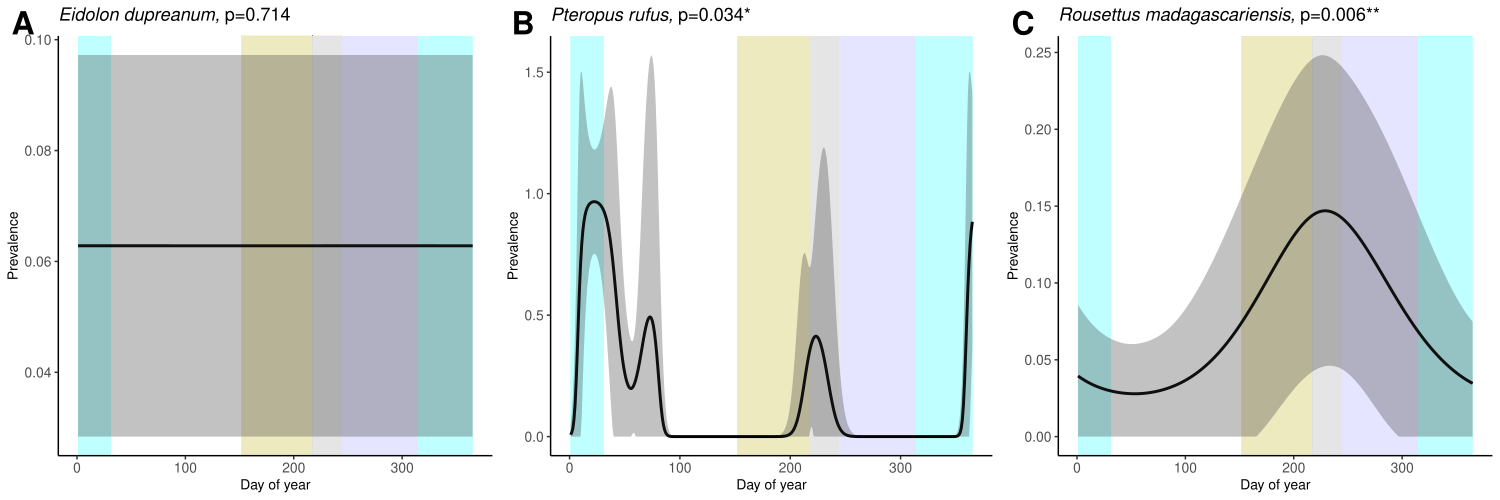

Recreate this plot in R.

rm(list=ls())

#packages
library(sf)
library(mapplots)
library(scatterpie)
library(maptools)
library(plyr) 
library(dplyr) 
library(tidyr)
library(ggplot2)
library(ggnewscale)
library(ggspatial)
library(ggrepel)
library(hrbrthemes)
library(reshape)
library(paletteer)
library(ggh4x)
library(cowplot)
library(ggplotify)
library(mgcv)


#make a dataset that has individual bats listed, so we want it sorted by sampleid
rm(list=ls())
homewd = "/Users/gwenddolenkettenburg/Desktop/developer/mada-bat-picornavirus" 
dat2 <- read.csv(file = paste0(homewd,"/metadata/demo_sequences_picornavirales_fecesurine_meta_2018_2019_byday.csv"), header = T, stringsAsFactors = F)
head(dat2)
names(dat2)

#clean class
unique(dat2$bat_sex)

dat2$bat_sex <- dat2$bat_sex
dat2$bat_sex[dat2$bat_sex=="female"] <- "Female"
dat2$bat_sex[dat2$bat_sex=="male"] <- "Male"

#clean class
unique(dat2$bat_age_class)

#and rank by rough age
unique(dat2$young_of_year)
dat2$bat_age_class <- dat2$bat_age_class
dat2$bat_age_class[dat2$bat_age_class=="P" | dat2$bat_age_class=="L"] <- "A"
dat2$bat_age_class[dat2$bat_age_class=="NL" | dat2$young_of_year=="no"] <- "A"
dat2$bat_age_class[dat2$young_of_year=="yes"] <- "J"

unique(dat2$any_picorna)

#select columns of interest
dat2 <- dplyr::select(dat2,roost_site,bat_age_class,bat_sex, collection_date,
                     species, sampleid, any_picorna,virus, type, family,
                     month, year, day_of_year, specific_roost_site)

head(dat2)
unique(dat2$roost_site)

#get into dat2e form
dat2$collection_date <- as.Date(dat2$collection_date,format = "%m/%d/%y")

#change picorna to numeric
dat2$any_picorna <- as.numeric(dat2$any_picorna)
names(dat2)[names(dat2)=="bat_species"] <- "species"

#and make sure it is only 1 of the same sample type per each dat2e
#dat2.list<- dlply(dat2, .(sampleid))

#summarize into prevalence by species and epiwk
dat2 <- ddply(dat2, .(sampleid, species, day_of_year,year,virus,family, bat_age_class, bat_sex, specific_roost_site), summarise, N=length(any_picorna), pos=sum(any_picorna))

#get negatives and prevalence
dat2$neg= dat2$N-dat2$pos
dat2$prevalence <- dat2$pos/dat2$N

#simplify= the name of "host_genus_species" 
names(dat2)[names(dat2)=="host_genus_species"] <- "species"

#make the dat2a into factors
dat2$species<-factor(dat2$species, levels=c("Eidolon dupreanum", "Pteropus rufus", "Rousettus madagascariensis"))
dat2$virus<-factor(dat2$virus, levels=c("aparavirus", "bat picornavirus", "cheravirus", "cripavirus", "felisavirus",
                                              "hepatovirus","kobuvirus","kunsagivirus","mischivirus","nepovirus","picorna-like virus",
                                              "sapelovirus","sapovirus","teschovirus","tetnovirus"))
dat2$family<-factor(dat2$family, levels=c("picornaviridae", "caliciviridae", "secoviridae","iflaviridae","unclassified"))
dat2$bat_sex<-factor(dat2$bat_sex, levels=c("Male", "Female"))
dat2$bat_age_class<-factor(dat2$bat_age_class, levels=c("J", "A"))
dat2$year<-factor(dat2$year, levels=c("2018","2019"))




#individual predictors of pos neg status exploration
all<-gam(pos~s(day_of_year, bs="cc", k=7)+s(year,bs="re"), data=dat2, family = binomial)
all
summary(all)
plot(all)
#not sig, no effect of year

species<-gam(pos~s(day_of_year,by=species, bs="cc", k=7)+s(year,bs="re"), data=dat2, family = binomial)
species
summary(species)
plot(species)
#RM and PR sig, no effect of year

virus<-gam(pos~s(day_of_year,by=virus, bs="cc", k=7)+s(year,bs="re"), data=dat2, family = binomial)
virus
summary(virus)
plot(virus)
#none sig, no effect of year

family<-gam(pos~s(day_of_year, by=family, bs="cc", k=7)+s(year,bs="re"), data=dat2, family = binomial)
family
summary(family)
plot(family)
#not sig, no effect of year

sex<-gam(pos~s(day_of_year, by=bat_sex, bs="cc", k=7)+s(year,bs="re"), data=dat2, family = binomial)
sex
summary(sex)
plot(sex)
#male sig, no effect of year

age<-gam(pos~s(day_of_year, by=bat_age_class,bs="cc", k=7)+s(year,bs="re"), data=dat2, family=binomial)
age
summary(age)
plot(age)
#adult sig, no effect of year






#Make nicer looking plots for "by bat"


#all positives
pred.df=cbind.data.frame(day_of_year=1:365, year=2019)
pred.df$predicted_count<-predict.gam(all, newdata=pred.df, type = "response", se.fit = T)$fit
pred.df$predicted_count_se <- predict.gam(all, newdata=pred.df,type = "response",se.fit = T)$se
pred.df$predicted_count_lci <- pred.df$predicted_count -1.96*pred.df$predicted_count_se
pred.df$predicted_count_uci <- pred.df$predicted_count +1.96*pred.df$predicted_count_se
pred.df$predicted_count_lci[pred.df$predicted_count_lci <0] <- 0

allpos<-ggplot(dat2)+
  geom_rect(aes(xmin=152, xmax=244, ymin=-Inf, ymax=Inf),fill="lemonchiffon2", alpha=0.5)+
  geom_rect(aes(xmin=217, xmax=314, ymin=-Inf, ymax=Inf),fill="#CCCCFF", alpha=0.02)+
  geom_rect(aes(xmin=314, xmax=365, ymin=-Inf, ymax=Inf),fill="paleturquoise1", alpha=0.1)+
  geom_rect(aes(xmin=1, xmax=31, ymin=-Inf, ymax=Inf),fill="paleturquoise1", alpha=0.1)+
  theme_classic()+ylab("Prevalence")+xlab("Day of year")+
  geom_line(data=pred.df, aes(x=day_of_year, y=predicted_count), size=1) +
  geom_ribbon(data=pred.df, aes(x=day_of_year, ymin=predicted_count_lci, ymax=predicted_count_uci), alpha=.3)+
  theme(axis.text.x = element_text(size=10), axis.text.y = element_text(size=10),axis.title.y = element_text(size=10),axis.title.x = element_text(size=10))+
  scale_x_continuous(breaks=c(0,100,200,300), labels=c("0", "100", "200", "300"))+
  ggtitle("Picornavirales prevalence over time, p=0.113")

allpos

#subset by species
ED<-subset(dat2, species=="Eidolon dupreanum")
RM<-subset(dat2, species=="Rousettus madagascariensis")
PR<-subset(dat2, species=="Pteropus rufus")

EDgam<-gam(pos~s(day_of_year,bs="cc", k=7)+s(year,bs="re"), data=ED, family = binomial)
RMgam<-gam(pos~s(day_of_year, bs="cc", k=7)+s(year,bs="re"), data=RM, family = binomial)
PRgam<-gam(pos~s(day_of_year, bs="cc", k=7)+s(year,bs="re"), data=PR, family = binomial)

#eidolon
pred.df=cbind.data.frame(day_of_year=1:365, year=2019)
pred.df$predicted_count<-predict.gam(EDgam, newdata=pred.df, type = "response", se.fit = T)$fit
pred.df$predicted_count_se <- predict.gam(EDgam, newdata=pred.df,type = "response",se.fit = T)$se
pred.df$predicted_count_lci <- pred.df$predicted_count -1.96*pred.df$predicted_count_se
pred.df$predicted_count_uci <- pred.df$predicted_count +1.96*pred.df$predicted_count_se
pred.df$predicted_count_lci[pred.df$predicted_count_lci <0] <- 0

title<-expression(paste(italic("Eidolon dupreanum, "), "p=0.714"))
edup<-ggplot(ED)+
  geom_rect(aes(xmin=152, xmax=244, ymin=-Inf, ymax=Inf),fill="lemonchiffon2", alpha=0.5)+
  geom_rect(aes(xmin=217, xmax=314, ymin=-Inf, ymax=Inf),fill="#CCCCFF", alpha=0.02)+
  geom_rect(aes(xmin=314, xmax=365, ymin=-Inf, ymax=Inf),fill="paleturquoise1", alpha=0.1)+
  geom_rect(aes(xmin=1, xmax=31, ymin=-Inf, ymax=Inf),fill="paleturquoise1", alpha=0.1)+
  theme_classic()+ylab("Prevalence")+xlab("Day of year")+
  geom_line(data=pred.df, aes(x=day_of_year, y=predicted_count), size=1) +
  geom_ribbon(data=pred.df, aes(x=day_of_year, ymin=predicted_count_lci, ymax=predicted_count_uci), alpha=.3)+
  theme(axis.text.x = element_text(size=10), axis.text.y = element_text(size=10),axis.title.y = element_text(size=10),axis.title.x = element_text(size=10))+
  scale_x_continuous(breaks=c(0,100,200,300), labels=c("0", "100", "200", "300"))+
  ggtitle(title)

edup


#pteropus
pred.df=cbind.data.frame(day_of_year=1:365, year=2019)
pred.df$predicted_count<-predict.gam(PRgam, newdata=pred.df, type = "response", se.fit = T)$fit
pred.df$predicted_count_se <- predict.gam(PRgam, newdata=pred.df,type = "response",se.fit = T)$se
pred.df$predicted_count_lci <- pred.df$predicted_count -1.96*pred.df$predicted_count_se
pred.df$predicted_count_uci <- pred.df$predicted_count +1.96*pred.df$predicted_count_se
pred.df$predicted_count_lci[pred.df$predicted_count_lci <0] <- 0

title<-expression(paste(italic("Pteropus rufus, "), "p=0.034*"))
pruf<-ggplot(PR)+
  geom_rect(aes(xmin=152, xmax=244, ymin=-Inf, ymax=Inf),fill="lemonchiffon2", alpha=0.5)+
  geom_rect(aes(xmin=217, xmax=314, ymin=-Inf, ymax=Inf),fill="#CCCCFF", alpha=0.02)+
  geom_rect(aes(xmin=314, xmax=365, ymin=-Inf, ymax=Inf),fill="paleturquoise1", alpha=0.1)+
  geom_rect(aes(xmin=1, xmax=31, ymin=-Inf, ymax=Inf),fill="paleturquoise1", alpha=0.1)+
  theme_classic()+ylab("Prevalence")+xlab("Day of year")+
  geom_line(data=pred.df, aes(x=day_of_year, y=predicted_count), size=1) +
  geom_ribbon(data=pred.df, aes(x=day_of_year, ymin=predicted_count_lci, ymax=predicted_count_uci), alpha=.3)+
  theme(axis.text.x = element_text(size=10), axis.text.y = element_text(size=10),axis.title.y = element_text(size=10),axis.title.x = element_text(size=10))+
  scale_x_continuous(breaks=c(0,100,200,300), labels=c("0", "100", "200", "300"))+
  ggtitle(title)

pruf


#rousettus
pred.df=cbind.data.frame(day_of_year=1:365, year=2019)
pred.df$predicted_count<-predict.gam(RMgam, newdata=pred.df, type = "response", se.fit = T)$fit
pred.df$predicted_count_se <- predict.gam(RMgam, newdata=pred.df,type = "response",se.fit = T)$se
pred.df$predicted_count_lci <- pred.df$predicted_count -1.96*pred.df$predicted_count_se
pred.df$predicted_count_uci <- pred.df$predicted_count +1.96*pred.df$predicted_count_se
pred.df$predicted_count_lci[pred.df$predicted_count_lci <0] <- 0

title<-expression(paste(italic("Rousettus madagascariensis, "), "p=0.006**"))
rmad<-ggplot(RM)+
  geom_rect(aes(xmin=152, xmax=244, ymin=-Inf, ymax=Inf),fill="lemonchiffon2", alpha=0.5)+
  geom_rect(aes(xmin=217, xmax=314, ymin=-Inf, ymax=Inf),fill="#CCCCFF", alpha=0.02)+
  geom_rect(aes(xmin=314, xmax=365, ymin=-Inf, ymax=Inf),fill="paleturquoise1", alpha=0.1)+
  geom_rect(aes(xmin=1, xmax=31, ymin=-Inf, ymax=Inf),fill="paleturquoise1", alpha=0.1)+
  theme_classic()+ylab("Prevalence")+xlab("Day of year")+
  geom_line(data=pred.df, aes(x=day_of_year, y=predicted_count), size=1) +
  geom_ribbon(data=pred.df, aes(x=day_of_year, ymin=predicted_count_lci, ymax=predicted_count_uci), alpha=.3)+
  theme(axis.text.x = element_text(size=10), axis.text.y = element_text(size=10),axis.title.y = element_text(size=10),axis.title.x = element_text(size=10))+
  scale_x_continuous(breaks=c(0,100,200,300), labels=c("0", "100", "200", "300"))+
  ggtitle(title)
rmad

#all three next to each other for analysis
species<-plot_grid(edup, pruf, rmad, nrow=1, labels="AUTO", label_size = 23)
species

#export 15x5 inch PDF landscape as a supplemental figure

#subset age and sex
Adult<-subset(dat2, bat_age_class=="A")
Juv<-subset(dat2, bat_age_class=="J")
Adultgam<-gam(pos~s(day_of_year,bs="cc", k=7)+s(year,bs="re"), data=Adult, family=binomial)
Juvgam<-gam(pos~s(day_of_year, bs="cc", k=7)+s(year,bs="re"), data=Juv, family=binomial)

Fem<-subset(dat2, bat_sex=="Female")
Male<-subset(dat2, bat_sex=="Male")
Femgam<-gam(pos~s(day_of_year,bs="cc", k=7)+s(year,bs="re"), data=Fem, family=binomial)
Malegam<-gam(pos~s(day_of_year,bs="cc", k=7)+s(year,bs="re"), data=Male, family=binomial)


#females
pred.df=cbind.data.frame(day_of_year=1:365, year=2019)
pred.df$predicted_count<-predict.gam(Femgam, newdata=pred.df, type = "response", se.fit = T)$fit
pred.df$predicted_count_se <- predict.gam(Femgam, newdata=pred.df,type = "response",se.fit = T)$se
pred.df$predicted_count_lci <- pred.df$predicted_count -1.96*pred.df$predicted_count_se
pred.df$predicted_count_uci <- pred.df$predicted_count +1.96*pred.df$predicted_count_se
pred.df$predicted_count_lci[pred.df$predicted_count_lci <0] <- 0

females<-ggplot(Fem)+
  geom_rect(aes(xmin=152, xmax=244, ymin=-Inf, ymax=Inf),fill="lemonchiffon2", alpha=0.5)+
  geom_rect(aes(xmin=217, xmax=314, ymin=-Inf, ymax=Inf),fill="#CCCCFF", alpha=0.02)+
  geom_rect(aes(xmin=314, xmax=365, ymin=-Inf, ymax=Inf),fill="paleturquoise1", alpha=0.1)+
  geom_rect(aes(xmin=1, xmax=31, ymin=-Inf, ymax=Inf),fill="paleturquoise1", alpha=0.1)+
  theme_classic()+ylab("Prevalence")+xlab("Day of year")+
  geom_line(data=pred.df, aes(x=day_of_year, y=predicted_count), size=1) +
  geom_ribbon(data=pred.df, aes(x=day_of_year, ymin=predicted_count_lci, ymax=predicted_count_uci), alpha=.3)+
  theme(axis.text.x = element_text(size=10), axis.text.y = element_text(size=10),axis.title.y = element_text(size=10),axis.title.x = element_text(size=10))+
  scale_x_continuous(breaks=c(0,100,200,300), labels=c("0", "100", "200", "300"))+
  ggtitle("Females, p=0.782")
females


#males
pred.df=cbind.data.frame(day_of_year=1:365, year=2019)
pred.df$predicted_count<-predict.gam(Malegam, newdata=pred.df, type = "response", se.fit = T)$fit
pred.df$predicted_count_se <- predict.gam(Malegam, newdata=pred.df,type = "response",se.fit = T)$se
pred.df$predicted_count_lci <- pred.df$predicted_count -1.96*pred.df$predicted_count_se
pred.df$predicted_count_uci <- pred.df$predicted_count +1.96*pred.df$predicted_count_se
pred.df$predicted_count_lci[pred.df$predicted_count_lci <0] <- 0

males<-ggplot(Male)+
  geom_rect(aes(xmin=152, xmax=244, ymin=-Inf, ymax=Inf),fill="lemonchiffon2", alpha=0.5)+
  geom_rect(aes(xmin=217, xmax=314, ymin=-Inf, ymax=Inf),fill="#CCCCFF", alpha=0.02)+
  geom_rect(aes(xmin=314, xmax=365, ymin=-Inf, ymax=Inf),fill="paleturquoise1", alpha=0.1)+
  geom_rect(aes(xmin=1, xmax=31, ymin=-Inf, ymax=Inf),fill="paleturquoise1", alpha=0.1)+
  theme_classic()+ylab("Prevalence")+xlab("Day of year")+
  geom_line(data=pred.df, aes(x=day_of_year, y=predicted_count), size=1) +
  geom_ribbon(data=pred.df, aes(x=day_of_year, ymin=predicted_count_lci, ymax=predicted_count_uci), alpha=.3)+
  theme(axis.text.x = element_text(size=10), axis.text.y = element_text(size=10),axis.title.y = element_text(size=10),axis.title.x = element_text(size=10))+
  scale_x_continuous(breaks=c(0,100,200,300), labels=c("0", "100", "200", "300"))+
  ggtitle("Males, p=0.026*")
males


#adults
pred.df=cbind.data.frame(day_of_year=1:365, year=2019)
pred.df$predicted_count<-predict.gam(Adultgam, newdata=pred.df, type = "response", se.fit = T)$fit
pred.df$predicted_count_se <- predict.gam(Adultgam, newdata=pred.df,type = "response",se.fit = T)$se
pred.df$predicted_count_lci <- pred.df$predicted_count -1.96*pred.df$predicted_count_se
pred.df$predicted_count_uci <- pred.df$predicted_count +1.96*pred.df$predicted_count_se
pred.df$predicted_count_lci[pred.df$predicted_count_lci <0] <- 0

adults<-ggplot(Adult)+
  geom_rect(aes(xmin=152, xmax=244, ymin=-Inf, ymax=Inf),fill="lemonchiffon2", alpha=0.5)+
  geom_rect(aes(xmin=217, xmax=314, ymin=-Inf, ymax=Inf),fill="#CCCCFF", alpha=0.02)+
  geom_rect(aes(xmin=314, xmax=365, ymin=-Inf, ymax=Inf),fill="paleturquoise1", alpha=0.1)+
  geom_rect(aes(xmin=1, xmax=31, ymin=-Inf, ymax=Inf),fill="paleturquoise1", alpha=0.1)+
  theme_classic()+ylab("Prevalence")+xlab("Day of year")+
  geom_line(data=pred.df, aes(x=day_of_year, y=predicted_count), size=1) +
  geom_ribbon(data=pred.df, aes(x=day_of_year, ymin=predicted_count_lci, ymax=predicted_count_uci), alpha=.3)+
  theme(axis.text.x = element_text(size=10), axis.text.y = element_text(size=10),axis.title.y = element_text(size=10),axis.title.x = element_text(size=10))+
  scale_x_continuous(breaks=c(0,100,200,300), labels=c("0", "100", "200", "300"))+
  ggtitle("Adults, p=0.090")
adults


#juveniles
pred.df=cbind.data.frame(day_of_year=1:365, year=2019)
pred.df$predicted_count<-predict.gam(Juvgam, newdata=pred.df, type = "response", se.fit = T)$fit
pred.df$predicted_count_se <- predict.gam(Juvgam, newdata=pred.df,type = "response",se.fit = T)$se
pred.df$predicted_count_lci <- pred.df$predicted_count -1.96*pred.df$predicted_count_se
pred.df$predicted_count_uci <- pred.df$predicted_count +1.96*pred.df$predicted_count_se
pred.df$predicted_count_lci[pred.df$predicted_count_lci <0] <- 0

juveniles<-ggplot(Juv)+
  geom_rect(aes(xmin=152, xmax=244, ymin=-Inf, ymax=Inf),fill="lemonchiffon2", alpha=0.5)+
  geom_rect(aes(xmin=217, xmax=314, ymin=-Inf, ymax=Inf),fill="#CCCCFF", alpha=0.02)+
  geom_rect(aes(xmin=314, xmax=365, ymin=-Inf, ymax=Inf),fill="paleturquoise1", alpha=0.1)+
  geom_rect(aes(xmin=1, xmax=31, ymin=-Inf, ymax=Inf),fill="paleturquoise1", alpha=0.1)+
  theme_classic()+ylab("Prevalence")+xlab("Day of year")+
  geom_line(data=pred.df, aes(x=day_of_year, y=predicted_count), size=1) +
  geom_ribbon(data=pred.df, aes(x=day_of_year, ymin=predicted_count_lci, ymax=predicted_count_uci), alpha=.3)+
  theme(axis.text.x = element_text(size=10), axis.text.y = element_text(size=10),axis.title.y = element_text(size=10),axis.title.x = element_text(size=10))+
  scale_x_continuous(breaks=c(0,100,200,300), labels=c("0", "100", "200", "300"))+
  ggtitle("Juveniles, p=0.761")
juveniles


#plot next to each other for analysis
Fig2<-plot_grid(females, males,adults, juveniles, nrow=2, labels="AUTO", label_size = 23)
Fig2

#export 10x8inch landscape PDF for Fig 2
